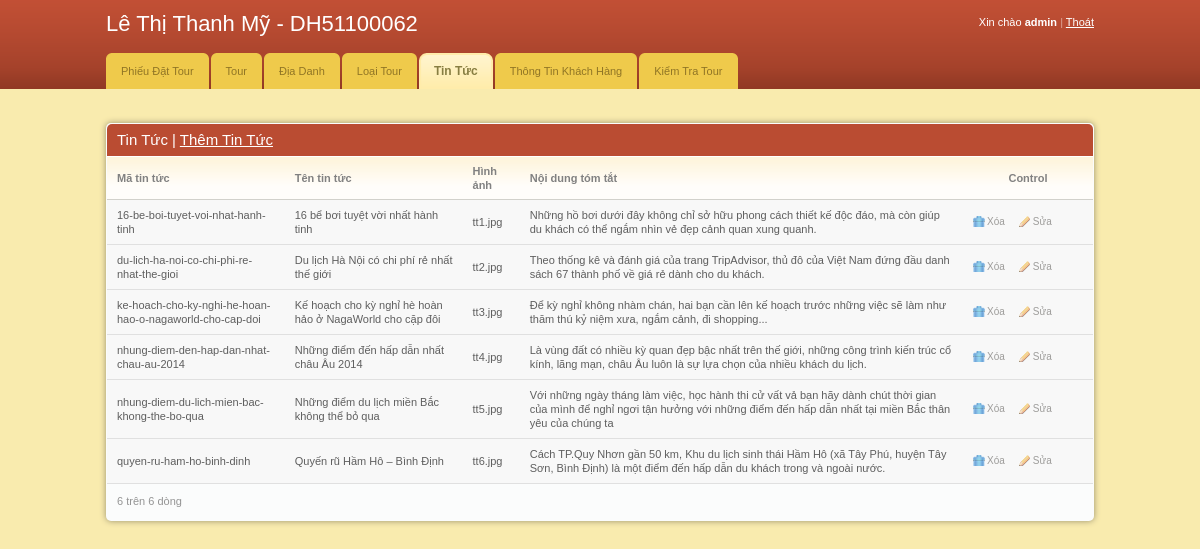
Page /admin/index.php?mod=tintuc (signed in) on the committed database.
### tables this page shows
CREATE TABLE IF NOT EXISTS `tintuc` (
  `Ma_tin_tuc` varchar(128) NOT NULL,
  `Noi_dung_tom_tat` text NOT NULL,
  `Noi_dung` text,
  `Ten_tin_tuc` varchar(256) NOT NULL,
  `Hinh_anh` varchar(256) DEFAULT '#',
  PRIMARY KEY (`Ma_tin_tuc`),
  UNIQUE KEY `Ma_tin_tuc` (`Ma_tin_tuc`)
);

### admin/module/tintuc/index.php (called while the page is built, shortened)
<?php
	$path2 = "module/tintuc/danhmuc.php";
	include $path2;
?>

### admin/mod.php (called while the page is built, shortened)
<?php
$path ="info/trangchu.php";
	$mod = isset($_GET["mod"])?$_GET["mod"]:"";
	if($mod=="tintuc")
	{
			$path ="module/tintuc/index.php";
	}
include $path;
?>

### classes/db.class.php (called while the page is built, shortened)
<?php
class db{
private $host = HOST;
private $username = USERNAME;
private $password = PASSWORD;
private $database = DATABASE;
private  $dbh = null;
private  $rowCount =0;
function __construct()
{
	try
	{
		$dns ="mysql:host=" . $this->host."; dbname=". $this->database;
		$this->dbh = new PDO($dns,$this->username, $this->password);
		$this->dbh->query("set names 'utf8' ");
	}
	catch(Exception $e)
	{
		echo $e.getMessage();
		exit;
	}
}
function getRowCount()
	{
		return $this->rowCount;
	}
function query($sql)
	{
		$stm= $this->dbh->query($sql);
		$this->rowCount = $stm->rowCount();
		return $stm->fetchAll(PDO::FETCH_ASSOC);
	}
function setNumPage($sql, $arr = null)
{
		$sth = $this->dbh->prepare($sql);
		$sth->execute();
		$row = $sth->fetchAll(PDO::FETCH_ASSOC);
		return($row[0]["dem"]);
}
}
?>

### admin/module/tintuc/danhmuc.php (the view, shortened to what this page needs)
<?php
	$page = isset($_GET["page"])?$_GET["page"]:1;
						$from = ($page-1) * PAGE_SIZE_AD;
						$result =$obj->query("SELECT * FROM tintuc LIMIT $from,".PAGE_SIZE_AD);
						$rowCount= $obj->getRowCount();
						$o=$obj->setNumPage("SELECT Count(*) as dem FROM tintuc");
?>
<div class="shell">
    <br />
    <div id="main">
        <div id="content">
            <div class="box">
                <div class="box-head">
                    <h2 class="left">Tin Tức | <a href="index.php?mod=tintuc&ac=frm_addedit" style="color:#FFF;">Thêm Tin Tức</a></h2>
                </div>
                <div class="table">
                    <table width="100%" border="0" cellspacing="0" cellpadding="0">
                        <tr>
                            <th>Mã tin tức</th>
                            <th>Tên tin tức</th>
                            <th>Hình ảnh</th>
                            <th>Nội dung tóm tắt</th>
                            <th width="110" class="ac">Control</th>
                        </tr>
                        <?php
							foreach($result as $row)
							{
						?>
                        <tr class="odd">
                            <td><?php echo $row["Ma_tin_tuc"];?></td>
                            <td><?php echo $row["Ten_tin_tuc"];?></td>
                            <td><?php echo $row["Hinh_anh"];?></td>
                            <td><?php echo $row["Noi_dung_tom_tat"];?></td>
                            <td><a href="index.php?mod=tintuc&ac=del&Ma_tin_tuc=<?php echo $row["Ma_tin_tuc"];?>" class="ico del">Xóa</a><a href="index.php?mod=tintuc&ac=frm_addedit&Ma_tin_tuc=<?php echo $row["Ma_tin_tuc"];?>" class="ico edit">Sửa</a></td>
                        </tr>
                        <?php
							}
						?>
                    </table>
                    <div class="pagging">
                    	<div class="left"><?php echo $rowCount." trên ".$o." dòng"; ?></div>
                    </div>
                </div>
            </div>
        </div>
    </div>
</div>

### admin/css/style.css (style rules this page uses)
* { padding:0; margin:0; outline:0; }
body { background:#f9ebae; font-family: Verdana, sans-serif; font-size:11px; line-height:14px; color:#5e5e5e; }
a { color:#ba4c32; text-decoration: underline; cursor:pointer; }
.left, .alignleft { float:left; display:inline; }
.ac { text-align: center !important; }
h2 { font-size:15px; font-weight: normal; }
.shell { width:988px; margin:0 auto; }
#content { float:left; width:100%; }
.table th { background:#fffdfa url(images/th.gif) repeat-x 0 0; color:#818181; text-align: left; padding:7px 10px; border-bottom:solid 1px #d2d1cb; }
.table td { background:#fbfcfc; border-bottom:solid 1px #e0e0e0; padding:8px 10px; }
.table tr.odd td { background:#f8f8f8; }
.box { background:#fbfcfc; height:100%; padding:1px; margin-bottom:20px; }
.box-head { background:#ba4c32; height:32px; color:#fff; padding: 0 10px; line-height:32px; white-space:nowrap; border-bottom:solid 1px #fff; }
.pagging { height:20px; padding:8px 10px; line-height:19px; color:#949494; }
a.ico { color:#9d9c9a; font-size:10px; text-decoration: none; padding:0 0 0 14px; background-repeat:no-repeat; background-position:0 0; }
a.del { background-image:url(images/del.gif) }
a.edit { background-image:url(images/edit.gif); margin-left:14px; }
.box { -moz-border-radius:5px; -webkit-border-radius:5px; -moz-box-shadow: 0 0 6px #978f6c; -webkit-box-shadow: 0 0 6px #978f6c; }
.box-head { -moz-border-radius-topleft:5px; -moz-border-radius-topright:5px; -webkit-border-top-left-radius:5px; -webkit-border-top-right-radius:5px; }

### rows in the picture
tintuc: Ma_tin_tuc "16-be-boi-tuyet-voi-nhat-hanh-tinh", Ten_tin_tuc "16 bể bơi tuyệt vời nhất hành tinh", Hinh_anh "tt1.jpg", Noi_dung_tom_tat "Những hồ bơi dưới đây không chỉ sở hữu phong cách thiết kế độc đáo, mà còn giúp du khách có thể ngắm nhìn vẻ đẹp cảnh quan xung quanh."
tintuc: Ma_tin_tuc "du-lich-ha-noi-co-chi-phi-re-nhat-the-gioi", Ten_tin_tuc "Du lịch Hà Nội có chi phí rẻ nhất thế giới", Hinh_anh "tt2.jpg", Noi_dung_tom_tat "Theo thống kê và đánh giá của trang TripAdvisor, thủ đô của Việt Nam đứng đầu danh sách 67 thành phố về giá rẻ dành cho du khách."
tintuc: Ma_tin_tuc "ke-hoach-cho-ky-nghi-he-hoan-hao-o-nagaworld-cho-cap-doi", Ten_tin_tuc "Kế hoạch cho kỳ nghỉ hè hoàn hảo ở NagaWorld cho cặp đôi", Hinh_anh "tt3.jpg", Noi_dung_tom_tat "Để kỳ nghỉ không nhàm chán, hai bạn cần lên kế hoạch trước những việc sẽ làm như thăm thú kỷ niệm xưa, ngắm cảnh, đi shopping..."
tintuc: Ma_tin_tuc "nhung-diem-den-hap-dan-nhat-chau-au-2014", Ten_tin_tuc "Những điểm đến hấp dẫn nhất châu Âu 2014", Hinh_anh "tt4.jpg", Noi_dung_tom_tat "Là vùng đất có nhiều kỳ quan đẹp bậc nhất trên thế giới, những công trình kiến trúc cổ kính, lãng mạn, châu Âu luôn là sự lựa chọn của nhiều khách du lịch."
tintuc: Ma_tin_tuc "nhung-diem-du-lich-mien-bac-khong-the-bo-qua", Ten_tin_tuc "Những điểm du lịch miền Bắc không thể bỏ qua", Hinh_anh "tt5.jpg", Noi_dung_tom_tat "Với những ngày tháng làm việc, học hành thi cử vất vả bạn hãy dành chút thời gian của mình để nghỉ ngơi tận hưởng với những điểm đến hấp dẫn nhất tại miền Bắc thân yêu của chúng ta"
tintuc: Ma_tin_tuc "quyen-ru-ham-ho-binh-dinh", Ten_tin_tuc "Quyến rũ Hầm Hô – Bình Định", Hinh_anh "tt6.jpg", Noi_dung_tom_tat "Cách TP.Quy Nhơn gần 50 km, Khu du lịch sinh thái Hầm Hô (xã Tây Phú, huyện Tây Sơn, Bình Định) là một điểm đến hấp dẫn du khách trong và ngoài nước."

### other values in the picture
$admin->getUserName() "admin"
$rowCount "6"
$o "6"
